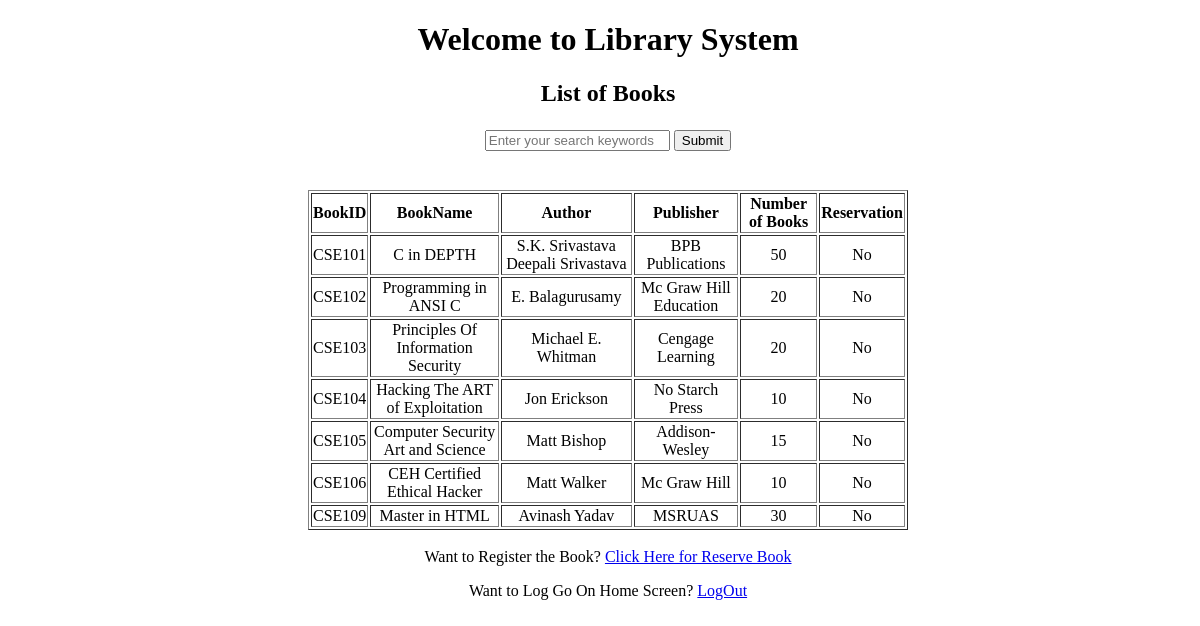
The page /LibraryManagementSystemWithRegistrationForm/books.php on the database its author committed.
### tables this page shows
CREATE TABLE `books` (
  `BookId` varchar(20) NOT NULL,
  `BookName` varchar(90) NOT NULL,
  `Author` text NOT NULL,
  `Publisher` varchar(60) NOT NULL,
  `NumberOfBooks` int(100) NOT NULL,
  `Reservation` varchar(60) NOT NULL DEFAULT 'No'
);

### LibraryManagementSystemWithRegistrationForm/books.php (the view, shortened to what this page needs)
<?php
include "config.php";
?>
<!DOCTYPE html>
<html>
    <head>
    </head>
    <body class='center'>
        <h1>Welcome to Library System</h1>
        <h2>List of Books</h2>
    <center><form  method="get" action="search_book.php">
	<table>
		<tr>
			<td><input type="text" name="regName" value="" placeholder="Enter your search keywords"></td>
			<td><input type="submit"></td>
		</tr>
	</table>
</form> </center>
    <br></br>
        <?php
        $res=mysqli_query($conn,"SELECT * FROM `books`;");
        echo "<table style='width:50% ' border='1' align='center' >";
        echo "<tr style='background-color: white;'>";
        echo "<th>";  echo "BookID";  echo "</th>";
        echo "<th>";  echo "BookName";  echo "</th>";
        echo "<th>";  echo "Author";  echo "</th>";
        echo "<th>";  echo "Publisher";  echo "</th>";
        echo "<th>";  echo "Number of Books";  echo "</th>";
        echo "<th>";  echo "Reservation";  echo "</th>";
        echo "</tr>";
        while($row=mysqli_fetch_assoc($res)){
            echo "<tr>";
            echo "<td>"; echo $row['BookId']; echo "</td>";
            echo "<td>"; echo $row['BookName']; echo "</td>";
            echo "<td>"; echo $row['Author']; echo "</td>";
            echo "<td>"; echo $row['Publisher']; echo "</td>";
            echo "<td>"; echo $row['NumberOfBooks']; echo "</td>";
            echo "<td>"; echo $row['Reservation']; echo "</td>";
            echo "</tr>";
        }
        echo "</table>";
    ?>
<p1 class="Login-Register-text">Want to Register the Book? <a href="reservation.php">Click Here for Reserve Book</a></p>
 <p class="Login-Register-text">Want to Log Go On Home Screen? <a href="index.php">LogOut</a></p>
        </body>
</html>

### LibraryManagementSystemWithRegistrationForm/books.php (style rules this page uses)
.center { text-align: center; background-image: url("lib1"); }
.center { width: 100%; min-height: 100vh; background-image: url("lib1.jpg"); align-self: auto; background-repeat: no-repeat; background-size: cover; }

### rows shown on the page
books: BookId "CSE101", BookName "C in DEPTH", Author "S.K. Srivastava Deepali Srivastava", Publisher "BPB Publications", NumberOfBooks "50", Reservation "No"
books: BookId "CSE102", BookName "Programming in ANSI C", Author "E. Balagurusamy", Publisher "Mc Graw Hill Education", NumberOfBooks "20", Reservation "No"
books: BookId "CSE103", BookName "Principles Of Information Security", Author "Michael E. Whitman", Publisher "Cengage Learning", NumberOfBooks "20", Reservation "No"
books: BookId "CSE104", BookName "Hacking The ART of Exploitation", Author "Jon Erickson", Publisher "No Starch Press", NumberOfBooks "10", Reservation "No"
books: BookId "CSE105", BookName "Computer Security Art and Science", Author "Matt Bishop", Publisher "Addison-Wesley", NumberOfBooks "15", Reservation "No"
books: BookId "CSE106", BookName "CEH Certified Ethical Hacker", Author "Matt Walker", Publisher "Mc Graw Hill", NumberOfBooks "10", Reservation "No"
books: BookId "CSE109", BookName "Master in HTML", Author "Avinash Yadav", Publisher "MSRUAS", NumberOfBooks "30", Reservation "No"
